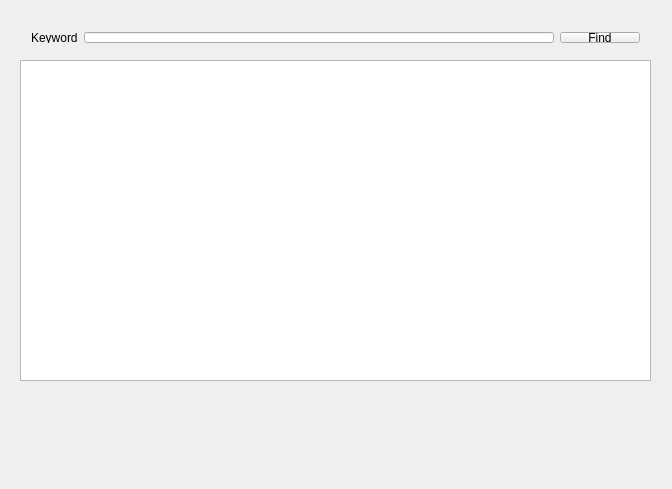
<?xml version="1.0" encoding="UTF-8"?>
<ui version="4.0">
 <class>TextFinder</class>
 <widget class="QWidget" name="TextFinder">
  <property name="geometry">
   <rect>
    <x>0</x>
    <y>0</y>
    <width>672</width>
    <height>489</height>
   </rect>
  </property>
  <property name="windowTitle">
   <string>TextFinder</string>
  </property>
  <widget class="QTextEdit" name="textEdit">
   <property name="geometry">
    <rect>
     <x>20</x>
     <y>60</y>
     <width>631</width>
     <height>321</height>
    </rect>
   </property>
  </widget>
  <widget class="QWidget" name="">
   <property name="geometry">
    <rect>
     <x>20</x>
     <y>21</y>
     <width>631</width>
     <height>33</height>
    </rect>
   </property>
   <layout class="QHBoxLayout" name="horizontalLayout">
    <item>
     <widget class="QLabel" name="label">
      <property name="text">
       <string>Keyword</string>
      </property>
     </widget>
    </item>
    <item>
     <widget class="QLineEdit" name="lineEdit"/>
    </item>
    <item>
     <widget class="QPushButton" name="findButton">
      <property name="text">
       <string>Find</string>
      </property>
     </widget>
    </item>
   </layout>
  </widget>
 </widget>
 <layoutdefault spacing="6" margin="11"/>
 <resources/>
 <connections/>
</ui>
